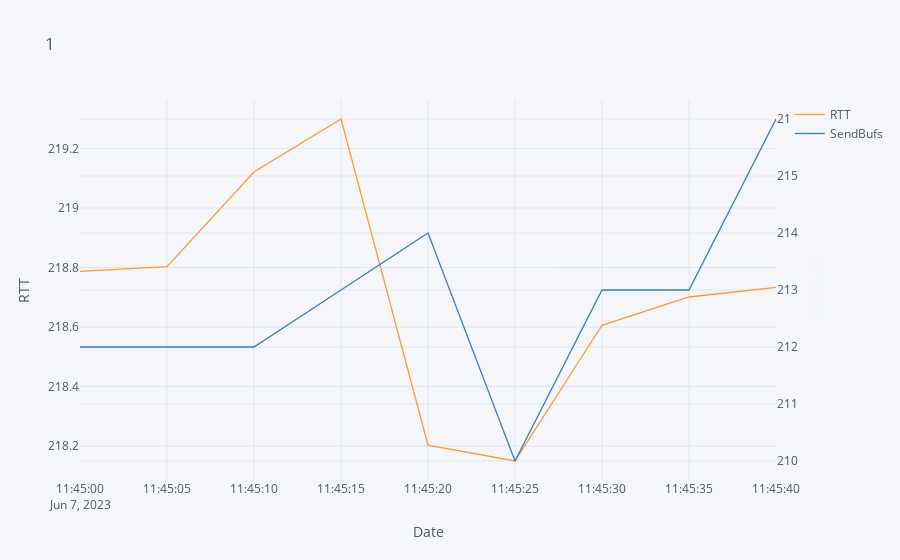

The notebook cell saved with this chart:
### Code cell
import import_ipynb
import all
all.filter_by_time("files/encoder-1080p2-2023-06-08-04h09m38s.csv", '2023-06-07T11:45:00+0200','2023-06-07T11:45:40+0200')

### Figure 1 — Plotly figure (JSON) as saved in the notebook; plotly's stock layout.template omitted (floating-point values rounded to 4 significant figures)
{"data": [{"line": {"color": "rgba(255, 153, 51, 1.0)", "dash": "solid", "shape": "linear", "width": 1.3}, "mode": "lines", "name": "RTT", "text": "", "x": ["2023-06-07T11:45:00+0200", "2023-06-07T11:45:05+0200", "2023-06-07T11:45:10+0200", "2023-06-07T11:45:15+0200", "2023-06-07T11:45:20+0200", "2023-06-07T11:45:25+0200", "2023-06-07T11:45:30+0200", "2023-06-07T11:45:35+0200", "2023-06-07T11:45:40+0200"], "y": [218.8, 218.8, 219.1, 219.3, 218.2, 218.2, 218.6, 218.7, 218.7], "type": "scatter"}, {"line": {"color": "rgba(55, 128, 191, 1.0)", "dash": "solid", "shape": "linear", "width": 1.3}, "mode": "lines", "name": "SendBufs", "text": "", "x": ["2023-06-07T11:45:00+0200", "2023-06-07T11:45:05+0200", "2023-06-07T11:45:10+0200", "2023-06-07T11:45:15+0200", "2023-06-07T11:45:20+0200", "2023-06-07T11:45:25+0200", "2023-06-07T11:45:30+0200", "2023-06-07T11:45:35+0200", "2023-06-07T11:45:40+0200"], "y": [212, 212, 212, 213, 214, 210, 213, 213, 216], "type": "scatter", "xaxis": "x", "yaxis": "y2"}], "layout": {"legend": {"bgcolor": "#F5F6F9", "font": {"color": "#4D5663"}}, "paper_bgcolor": "#F5F6F9", "plot_bgcolor": "#F5F6F9", "title": {"text": "1", "font": {"color": "#4D5663"}}, "xaxis": {"gridcolor": "#E1E5ED", "showgrid": true, "tickfont": {"color": "#4D5663"}, "title": {"text": "Date", "font": {"color": "#4D5663"}}, "zerolinecolor": "#E1E5ED"}, "yaxis": {"gridcolor": "#E1E5ED", "showgrid": true, "tickfont": {"color": "#4D5663"}, "title": {"text": "RTT", "font": {"color": "#4D5663"}}, "zerolinecolor": "#E1E5ED"}, "yaxis2": {"anchor": "x", "gridcolor": "#E1E5ED", "overlaying": "y", "showgrid": true, "side": "right", "tickfont": {"color": "#4D5663"}, "title": {"text": "SendBufs"}, "zerolinecolor": "#E1E5ED"}}}
